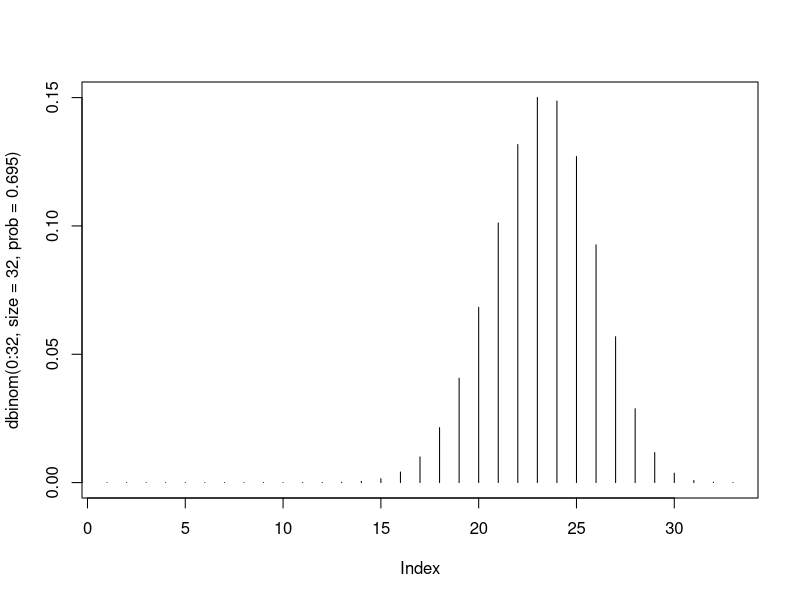

Recreate this plot in R.
sum(dbinom(x = 20:22, size = 22, prob = 28/34))

## Wahrscheinlichkeitsverteilung
dbinom(0:32, size = 32, prob = 0.695)
plot(dbinom(0:32, size = 32, prob = 0.695), type = "h")


# AB2

dbinom(x = 8, size = 16, prob = 1/4)
sum(dbinom(x = 9:16, size = 16, prob = 1/4))

qbinom(0.95, 16, 1/4)

mean(rbinom(10000, 16, 1/4))

dgeom(10, 0.001)


# AB3

dgeom(10, 0.001)

1 - sum(dgeom(0:1199, 0.001))

1 - sum(dgeom(0:1199, 0.001))

qgeom(0.95, 0.001)

E <- (1-0.001)/0.001
Var <- (1-0.001)/0.001**2
